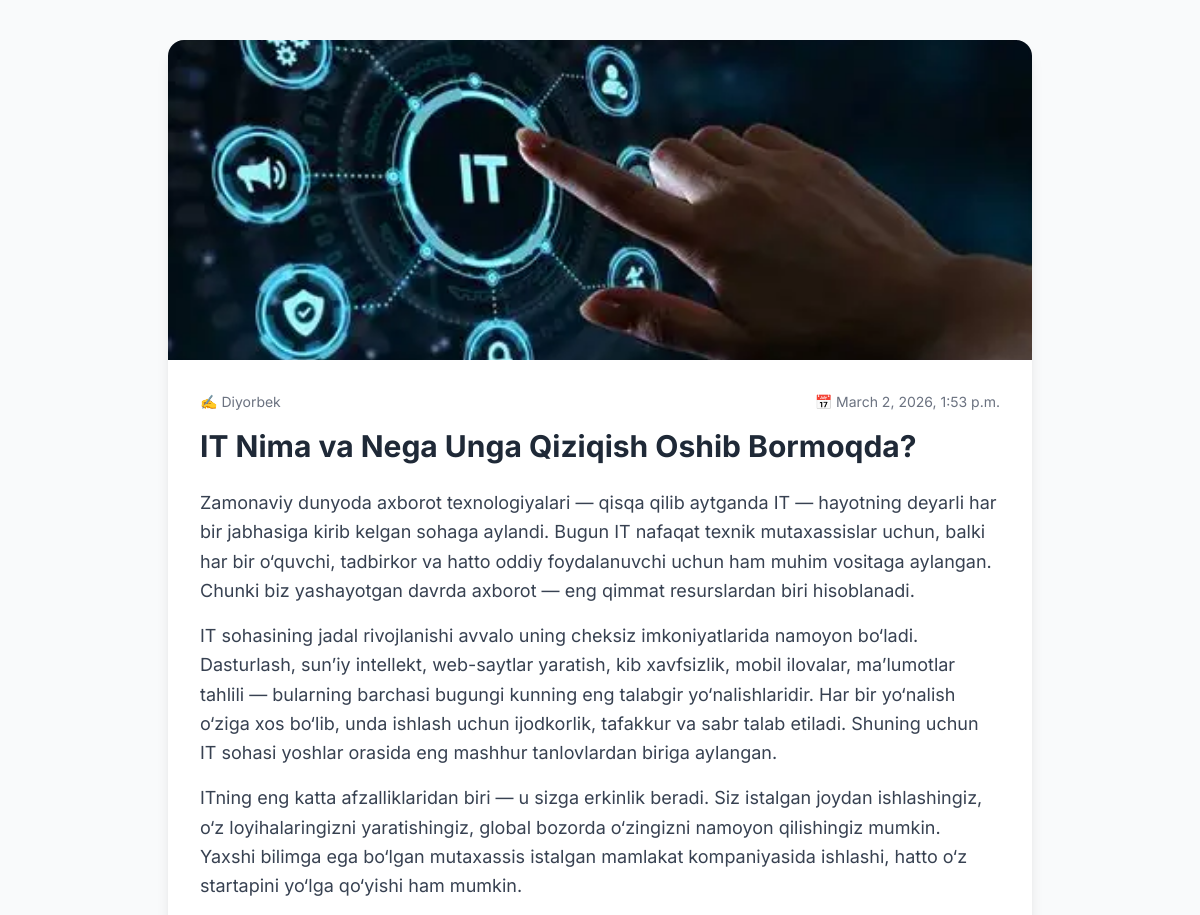
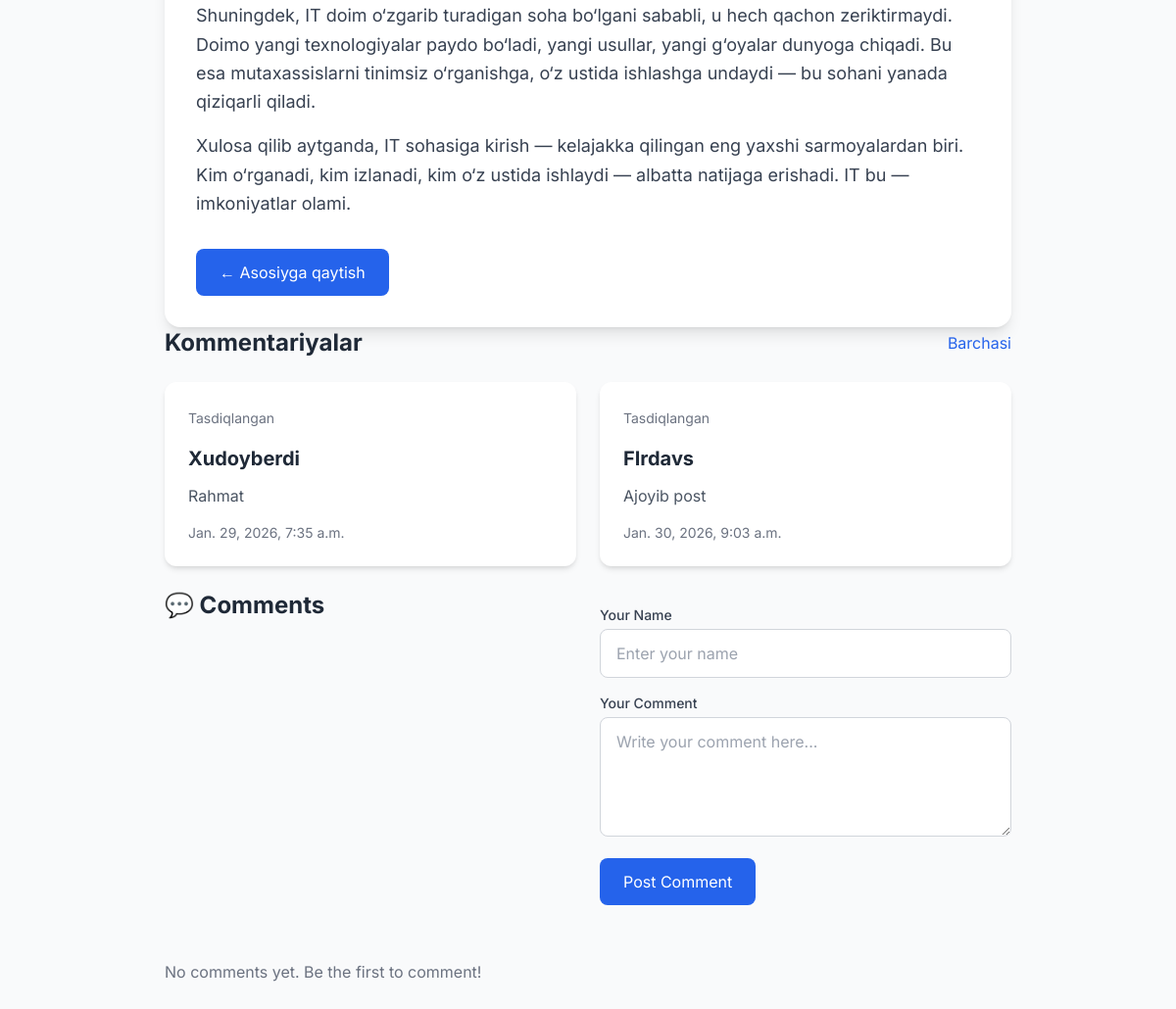
/more/2, run on the app's committed database (2 pictures, top to bottom).
### wiki/models.py (models this page shows, shortened)
class Post(models.Model):
    image = models.ImageField(upload_to = "rasmlar/", blank = True, null = True)
    title = models.CharField(verbose_name="Post title", max_length=600)
    body = models.TextField(verbose_name ='Post body')
    puplished_date = models.DateTimeField(auto_now = True, verbose_name='Publish date')
    author = models.CharField(verbose_name='Post author', default='Admin', max_length=100)
    category = models.ForeignKey(Category, on_delete=models.PROTECT, related_name='posts')
    tag = models.ManyToManyField(Tag)
    views = models.PositiveIntegerField(default = 0)
    published = models.BooleanField(default = True)
    on_top = models.BooleanField(default = True)
    class Meta:
        ordering = ['-puplished_date']

class Comments(models.Model):
    author = models.CharField(verbose_name='Comment author',blank = False, default='Admin', max_length=100)
    comment = models.TextField(verbose_name='Comment')
    post = models.ForeignKey(Post, on_delete = models.CASCADE, related_name = 'comments')
    puplished_date = models.DateTimeField(auto_now = True, verbose_name='Publish date')

### wiki/views.py (the view, shortened to what this page needs)
# urls.py: path('more/<pk>', views.more, name = 'more'),
def more(request, pk):
    post = Post.objects.get(id=pk)
    categories = Category.objects.all()
    post.views+=1
    post.save()
    return render(request, 'home2.html',{'post':post, "categories":categories})

### wiki/templates/home2.html (shortened to what this page needs)
<!DOCTYPE html>
{% load static %}
<html lang="en" class="light">
<head>
    <script src="https://cdn.tailwindcss.com"></script>
</head>
<body class="bg-gray-50 dark:bg-gray-900 transition-colors duration-300">
    <main class="container mx-auto px-4 py-10 max-w-4xl">
        <article class="bg-white dark:bg-gray-800 rounded-2xl shadow-lg overflow-hidden">
            {% if post.image %}
            <img src="{{ post.image.url }}" alt="{{ post.title }}"
                 class="w-full h-80 object-cover">
            {% endif %}
            <div class="p-8">
                <div class="flex items-center justify-between mb-4 text-sm text-gray-500 dark:text-gray-400">
                    <span>✍️ {{ post.author }}</span>
                    <span>📅 {{ post.puplished_date }}</span>
                </div>
                <h1 class="text-3xl font-bold text-gray-800 dark:text-white mb-6">
                    {{ post.title }}
                </h1>
                <div class="text-gray-700 dark:text-gray-300 leading-relaxed text-lg space-y-4">
                    {{ post.body|linebreaks }}
                </div>
                <div class="mt-8">
                    <a href="/"
                       class="inline-block bg-blue-600 hover:bg-blue-700 text-white px-6 py-3 rounded-lg transition">
                        ← Asosiyga qaytish
                    </a>
                </div>
            </div>
        </article>
        <section class="mb-12">
            <div class="flex justify-between items-center mb-6">
                <h2 class="text-2xl font-bold text-gray-800 dark:text-white">Kommentariyalar</h2>
                <a href="#" class="text-blue-600 dark:text-blue-400 hover:underline">Barchasi</a>
            </div>
            <div class="grid grid-cols-1 md:grid-cols-2 gap-6">
                {% for comment in post.comments.all %}
                <article class="bg-white dark:bg-gray-800 rounded-xl p-6 shadow-md hover:shadow-lg transition-shadow">
                    <div class="flex items-center mb-4">
                        <div>
                            <span class="text-sm text-gray-500">Tasdiqlangan</span>
                        </div>
                    </div>
                    <h3 class=" text-xl font-bold mb-3 text-gray-800 dark:text-white">{{comment.author}}</h3>
                    <p class="text-gray-600 dark:text-gray-300 mb-4">{{comment.comment}}</p>
                    <div class="flex justify-between items-center">
                        <span class="text-sm text-gray-500">{{comment.puplished_date}} </span>
                    </div>
                </article>
                {% endfor %}
    <h2 class="text-2xl font-bold text-gray-800 dark:text-white mb-6">
        💬 Comments
    </h2>
    <form method="post" class="mb-8 space-y-4">
        <div>
            <label class="block text-sm font-medium text-gray-700 dark:text-gray-300 mb-1">
                Your Name
            </label>
            <input type="text" name="name"
                   placeholder="Enter your name"
                   class="w-full px-4 py-3 rounded-lg border border-gray-300 dark:border-gray-600
                          dark:bg-gray-700 dark:text-white focus:ring-2 focus:ring-blue-500 outline-none">
        </div>
        <div>
            <label class="block text-sm font-medium text-gray-700 dark:text-gray-300 mb-1">
                Your Comment
            </label>
            <textarea name="comment" rows="4"
                      placeholder="Write your comment here..."
                      class="w-full px-4 py-3 rounded-lg border border-gray-300 dark:border-gray-600
                             dark:bg-gray-700 dark:text-white focus:ring-2 focus:ring-blue-500 outline-none"></textarea>
        </div>
        <button type="submit"
                class="bg-blue-600 hover:bg-blue-700 text-white px-6 py-3 rounded-lg transition">
            Post Comment
        </button>
    </form>
    <div class="space-y-6">
        {% for comment in comments %}
        <div class="border-b border-gray-200 dark:border-gray-700 pb-4">
            <div class="flex justify-between items-center mb-2">
                <h4 class="font-semibold text-gray-800 dark:text-white">
                    {{ comment.name }}
                </h4>
                <span class="text-sm text-gray-500">
                    {{ comment.created_at }}
                </span>
            </div>
            <p class="text-gray-700 dark:text-gray-300">
                {{ comment.body }}
            </p>
        </div>
        {% empty %}
        <p class="text-gray-500 dark:text-gray-400">
            No comments yet. Be the first to comment!
        </p>
        {% endfor %}
    </div>
</section>
    </articles></main>
</body>
</html>

### wiki/templates/home2.html (style rules this page uses)
body { font-family: 'Inter', sans-serif; }
html { scroll-behavior: smooth; }

### data on the page
Post: image (picture), author "Diyorbek", puplished_date "March 2, 2026, 1:53 p.m.", title "IT Nima va Nega Unga Qiziqish Oshib Bormoqda?", body "Zamonaviy dunyoda axborot texnologiyalari — qisqa qilib aytganda IT — hayotning deyarli har bir jabhasiga kirib kelgan sohaga aylandi. Bugun IT nafaqat texnik mutaxassislar uchun, balki har bir o‘quvchi, tadbirkor va hatto oddiy foydalanuvchi uchun ham muhim vositaga aylangan. Chunki biz yashayotgan davrda axborot — eng qimmat resurslardan biri hisoblanadi. IT sohasining jadal rivojlanishi avvalo uning cheksiz imkoniyatlarida namoyon bo‘ladi. Dasturlash, sun’iy intellekt, web-saytlar yaratish, kib xavfsizlik, mobil ilovalar, ma’lumotlar tahlili — bularning barchasi bugungi kunning eng talabgir yo‘nalishlaridir. Har bir yo‘nalish o‘ziga xos bo‘lib, unda ishlash uchun ijodkorlik, tafakkur va…"
Comments: author "Xudoyberdi", comment "Rahmat", puplished_date "Jan. 29, 2026, 7:35 a.m."
Comments: author "FIrdavs", comment "Ajoyib post", puplished_date "Jan. 30, 2026, 9:03 a.m."
